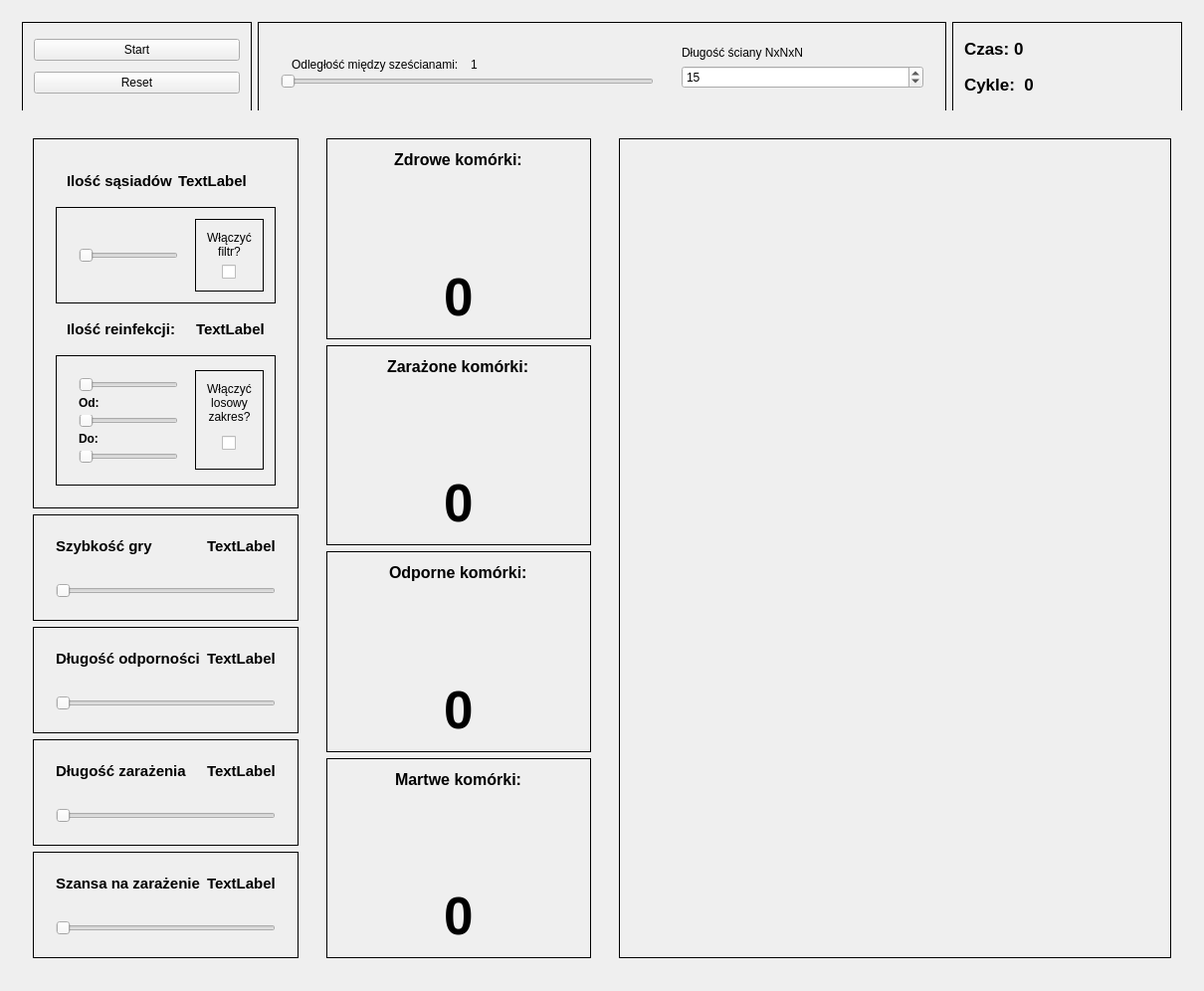
<?xml version="1.0" encoding="UTF-8"?>
<ui version="4.0">
 <class>Nora3DClass</class>
 <widget class="QMainWindow" name="Nora3DClass">
  <property name="geometry">
   <rect>
    <x>0</x>
    <y>0</y>
    <width>1210</width>
    <height>996</height>
   </rect>
  </property>
  <property name="windowTitle">
   <string>ProblemLiszaja</string>
  </property>
  <widget class="QWidget" name="centralWidget">
   <property name="enabled">
    <bool>true</bool>
   </property>
   <layout class="QVBoxLayout" name="verticalLayout">
    <item>
     <widget class="QWidget" name="topWidget" native="true">
      <property name="sizePolicy">
       <sizepolicy hsizetype="Preferred" vsizetype="Preferred">
        <horstretch>0</horstretch>
        <verstretch>0</verstretch>
       </sizepolicy>
      </property>
      <property name="minimumSize">
       <size>
        <width>0</width>
        <height>0</height>
       </size>
      </property>
      <property name="maximumSize">
       <size>
        <width>16777215</width>
        <height>100</height>
       </size>
      </property>
      <property name="autoFillBackground">
       <bool>true</bool>
      </property>
      <layout class="QHBoxLayout" name="horizontalLayout">
       <item>
        <widget class="QFrame" name="frame_4">
         <property name="sizePolicy">
          <sizepolicy hsizetype="Preferred" vsizetype="Preferred">
           <horstretch>1</horstretch>
           <verstretch>0</verstretch>
          </sizepolicy>
         </property>
         <property name="minimumSize">
          <size>
           <width>0</width>
           <height>90</height>
          </size>
         </property>
         <property name="autoFillBackground">
          <bool>true</bool>
         </property>
         <property name="frameShape">
          <enum>QFrame::Shape::Panel</enum>
         </property>
         <property name="frameShadow">
          <enum>QFrame::Shadow::Plain</enum>
         </property>
         <layout class="QVBoxLayout" name="verticalLayout_12">
          <item>
           <widget class="QPushButton" name="startStopButton">
            <property name="text">
             <string>Start</string>
            </property>
           </widget>
          </item>
          <item>
           <widget class="QPushButton" name="resetButton">
            <property name="text">
             <string>Reset</string>
            </property>
           </widget>
          </item>
         </layout>
        </widget>
       </item>
       <item>
        <widget class="QFrame" name="frame_5">
         <property name="sizePolicy">
          <sizepolicy hsizetype="Preferred" vsizetype="Preferred">
           <horstretch>3</horstretch>
           <verstretch>0</verstretch>
          </sizepolicy>
         </property>
         <property name="minimumSize">
          <size>
           <width>0</width>
           <height>90</height>
          </size>
         </property>
         <property name="autoFillBackground">
          <bool>true</bool>
         </property>
         <property name="frameShape">
          <enum>QFrame::Shape::Panel</enum>
         </property>
         <property name="frameShadow">
          <enum>QFrame::Shadow::Plain</enum>
         </property>
         <layout class="QHBoxLayout" name="horizontalLayout_12">
          <item>
           <widget class="QWidget" name="widget_11" native="true">
            <property name="sizePolicy">
             <sizepolicy hsizetype="Preferred" vsizetype="Preferred">
              <horstretch>3</horstretch>
              <verstretch>0</verstretch>
             </sizepolicy>
            </property>
            <layout class="QVBoxLayout" name="verticalLayout_13">
             <item>
              <widget class="QWidget" name="widget_12" native="true">
               <property name="minimumSize">
                <size>
                 <width>0</width>
                 <height>40</height>
                </size>
               </property>
               <layout class="QHBoxLayout" name="horizontalLayout_13">
                <item>
                 <widget class="QLabel" name="label_5">
                  <property name="text">
                   <string>Odległość między sześcianami:</string>
                  </property>
                 </widget>
                </item>
                <item>
                 <widget class="QLabel" name="spacingLabel">
                  <property name="text">
                   <string>1</string>
                  </property>
                 </widget>
                </item>
               </layout>
              </widget>
             </item>
             <item>
              <widget class="QSlider" name="spacingSlider">
               <property name="orientation">
                <enum>Qt::Orientation::Horizontal</enum>
               </property>
              </widget>
             </item>
            </layout>
           </widget>
          </item>
          <item>
           <widget class="QWidget" name="widget_10" native="true">
            <property name="sizePolicy">
             <sizepolicy hsizetype="Preferred" vsizetype="Preferred">
              <horstretch>2</horstretch>
              <verstretch>0</verstretch>
             </sizepolicy>
            </property>
            <layout class="QVBoxLayout" name="verticalLayout_14">
             <item>
              <widget class="QLabel" name="label_4">
               <property name="text">
                <string>Długość ściany NxNxN</string>
               </property>
              </widget>
             </item>
             <item>
              <widget class="QSpinBox" name="boardSize">
               <property name="minimum">
                <number>5</number>
               </property>
               <property name="maximum">
                <number>50</number>
               </property>
               <property name="value">
                <number>15</number>
               </property>
              </widget>
             </item>
            </layout>
           </widget>
          </item>
         </layout>
        </widget>
       </item>
       <item>
        <widget class="QFrame" name="frame_7">
         <property name="sizePolicy">
          <sizepolicy hsizetype="Preferred" vsizetype="Preferred">
           <horstretch>1</horstretch>
           <verstretch>0</verstretch>
          </sizepolicy>
         </property>
         <property name="minimumSize">
          <size>
           <width>0</width>
           <height>90</height>
          </size>
         </property>
         <property name="autoFillBackground">
          <bool>true</bool>
         </property>
         <property name="frameShape">
          <enum>QFrame::Shape::Panel</enum>
         </property>
         <layout class="QVBoxLayout" name="verticalLayout_7">
          <item>
           <widget class="QLabel" name="label_time">
            <property name="font">
             <font>
              <pointsize>13</pointsize>
              <bold>true</bold>
             </font>
            </property>
            <property name="text">
             <string>Czas: 0</string>
            </property>
           </widget>
          </item>
          <item>
           <widget class="QLabel" name="label_cycles">
            <property name="font">
             <font>
              <pointsize>13</pointsize>
              <bold>true</bold>
             </font>
            </property>
            <property name="text">
             <string>Cykle:  0</string>
            </property>
           </widget>
          </item>
         </layout>
        </widget>
       </item>
      </layout>
     </widget>
    </item>
    <item>
     <widget class="QWidget" name="bottomWidget" native="true">
      <property name="sizePolicy">
       <sizepolicy hsizetype="Preferred" vsizetype="Preferred">
        <horstretch>0</horstretch>
        <verstretch>0</verstretch>
       </sizepolicy>
      </property>
      <property name="autoFillBackground">
       <bool>true</bool>
      </property>
      <layout class="QHBoxLayout" name="horizontalLayout_2">
       <item>
        <widget class="QWidget" name="settings_widget" native="true">
         <property name="sizePolicy">
          <sizepolicy hsizetype="Preferred" vsizetype="Preferred">
           <horstretch>25</horstretch>
           <verstretch>0</verstretch>
          </sizepolicy>
         </property>
         <layout class="QVBoxLayout" name="verticalLayout_2">
          <item>
           <widget class="QFrame" name="dead">
            <property name="autoFillBackground">
             <bool>true</bool>
            </property>
            <property name="frameShape">
             <enum>QFrame::Shape::Panel</enum>
            </property>
            <property name="frameShadow">
             <enum>QFrame::Shadow::Plain</enum>
            </property>
            <layout class="QHBoxLayout" name="horizontalLayout_14">
             <item>
              <widget class="QWidget" name="widget_15" native="true">
               <layout class="QVBoxLayout" name="verticalLayout_18">
                <item>
                 <widget class="QWidget" name="widget_16" native="true">
                  <layout class="QHBoxLayout" name="horizontalLayout_18">
                   <item>
                    <widget class="QLabel" name="label_11">
                     <property name="font">
                      <font>
                       <pointsize>11</pointsize>
                       <bold>true</bold>
                      </font>
                     </property>
                     <property name="text">
                      <string>Ilość sąsiadów</string>
                     </property>
                    </widget>
                   </item>
                   <item>
                    <widget class="QLabel" name="filterLabel">
                     <property name="font">
                      <font>
                       <pointsize>11</pointsize>
                       <bold>true</bold>
                      </font>
                     </property>
                     <property name="text">
                      <string>TextLabel</string>
                     </property>
                    </widget>
                   </item>
                  </layout>
                 </widget>
                </item>
                <item>
                 <widget class="QFrame" name="frame_17">
                  <property name="frameShape">
                   <enum>QFrame::Shape::Panel</enum>
                  </property>
                  <layout class="QHBoxLayout" name="horizontalLayout_16">
                   <item>
                    <widget class="QWidget" name="widget_17" native="true">
                     <property name="sizePolicy">
                      <sizepolicy hsizetype="Preferred" vsizetype="Preferred">
                       <horstretch>5</horstretch>
                       <verstretch>0</verstretch>
                      </sizepolicy>
                     </property>
                     <layout class="QVBoxLayout" name="verticalLayout_19">
                      <item>
                       <widget class="QSlider" name="filterSlider">
                        <property name="orientation">
                         <enum>Qt::Orientation::Horizontal</enum>
                        </property>
                       </widget>
                      </item>
                     </layout>
                    </widget>
                   </item>
                   <item>
                    <widget class="QFrame" name="frame_6">
                     <property name="sizePolicy">
                      <sizepolicy hsizetype="Preferred" vsizetype="Preferred">
                       <horstretch>1</horstretch>
                       <verstretch>0</verstretch>
                      </sizepolicy>
                     </property>
                     <property name="maximumSize">
                      <size>
                       <width>16777215</width>
                       <height>100</height>
                      </size>
                     </property>
                     <property name="frameShape">
                      <enum>QFrame::Shape::Panel</enum>
                     </property>
                     <property name="frameShadow">
                      <enum>QFrame::Shadow::Plain</enum>
                     </property>
                     <layout class="QVBoxLayout" name="verticalLayout_20">
                      <item alignment="Qt::AlignmentFlag::AlignHCenter|Qt::AlignmentFlag::AlignVCenter">
                       <widget class="QLabel" name="label_9">
                        <property name="maximumSize">
                         <size>
                          <width>16777215</width>
                          <height>70</height>
                         </size>
                        </property>
                        <property name="text">
                         <string>Włączyć filtr?</string>
                        </property>
                        <property name="alignment">
                         <set>Qt::AlignmentFlag::AlignCenter</set>
                        </property>
                        <property name="wordWrap">
                         <bool>true</bool>
                        </property>
                        <property name="textInteractionFlags">
                         <set>Qt::TextInteractionFlag::NoTextInteraction</set>
                        </property>
                       </widget>
                      </item>
                      <item alignment="Qt::AlignmentFlag::AlignHCenter|Qt::AlignmentFlag::AlignVCenter">
                       <widget class="QCheckBox" name="filterCheckbox">
                        <property name="text">
                         <string/>
                        </property>
                       </widget>
                      </item>
                     </layout>
                    </widget>
                   </item>
                  </layout>
                 </widget>
                </item>
                <item>
                 <widget class="QWidget" name="widget_13" native="true">
                  <property name="autoFillBackground">
                   <bool>false</bool>
                  </property>
                  <layout class="QHBoxLayout" name="horizontalLayout_15">
                   <item alignment="Qt::AlignmentFlag::AlignLeft|Qt::AlignmentFlag::AlignVCenter">
                    <widget class="QLabel" name="label_6">
                     <property name="minimumSize">
                      <size>
                       <width>0</width>
                       <height>0</height>
                      </size>
                     </property>
                     <property name="maximumSize">
                      <size>
                       <width>12342345</width>
                       <height>16777215</height>
                      </size>
                     </property>
                     <property name="font">
                      <font>
                       <pointsize>11</pointsize>
                       <bold>true</bold>
                      </font>
                     </property>
                     <property name="text">
                      <string>Ilość reinfekcji:</string>
                     </property>
                     <property name="wordWrap">
                      <bool>true</bool>
                     </property>
                    </widget>
                   </item>
                   <item alignment="Qt::AlignmentFlag::AlignRight|Qt::AlignmentFlag::AlignVCenter">
                    <widget class="QLabel" name="deathLabel">
                     <property name="font">
                      <font>
                       <pointsize>11</pointsize>
                       <bold>true</bold>
                      </font>
                     </property>
                     <property name="text">
                      <string>TextLabel</string>
                     </property>
                    </widget>
                   </item>
                  </layout>
                 </widget>
                </item>
                <item>
                 <widget class="QFrame" name="frame_18">
                  <property name="frameShape">
                   <enum>QFrame::Shape::Panel</enum>
                  </property>
                  <layout class="QHBoxLayout" name="horizontalLayout_17">
                   <item>
                    <widget class="QWidget" name="widget_14" native="true">
                     <property name="sizePolicy">
                      <sizepolicy hsizetype="Preferred" vsizetype="Preferred">
                       <horstretch>5</horstretch>
                       <verstretch>0</verstretch>
                      </sizepolicy>
                     </property>
                     <layout class="QVBoxLayout" name="verticalLayout_16">
                      <item>
                       <widget class="QSlider" name="deathSlider">
                        <property name="orientation">
                         <enum>Qt::Orientation::Horizontal</enum>
                        </property>
                       </widget>
                      </item>
                      <item>
                       <widget class="QLabel" name="deathMinLabel">
                        <property name="font">
                         <font>
                          <bold>true</bold>
                         </font>
                        </property>
                        <property name="text">
                         <string>Od:</string>
                        </property>
                       </widget>
                      </item>
                      <item>
                       <widget class="QSlider" name="deathSliderMin">
                        <property name="enabled">
                         <bool>true</bool>
                        </property>
                        <property name="orientation">
                         <enum>Qt::Orientation::Horizontal</enum>
                        </property>
                       </widget>
                      </item>
                      <item>
                       <widget class="QLabel" name="deathMaxLabel">
                        <property name="font">
                         <font>
                          <bold>true</bold>
                         </font>
                        </property>
                        <property name="text">
                         <string>Do:</string>
                        </property>
                       </widget>
                      </item>
                      <item>
                       <widget class="QSlider" name="deathSliderMax">
                        <property name="enabled">
                         <bool>true</bool>
                        </property>
                        <property name="orientation">
                         <enum>Qt::Orientation::Horizontal</enum>
                        </property>
                       </widget>
                      </item>
                     </layout>
                    </widget>
                   </item>
                   <item>
                    <widget class="QFrame" name="frame_16">
                     <property name="sizePolicy">
                      <sizepolicy hsizetype="Preferred" vsizetype="Preferred">
                       <horstretch>1</horstretch>
                       <verstretch>0</verstretch>
                      </sizepolicy>
                     </property>
                     <property name="maximumSize">
                      <size>
                       <width>16777215</width>
                       <height>100</height>
                      </size>
                     </property>
                     <property name="frameShape">
                      <enum>QFrame::Shape::Panel</enum>
                     </property>
                     <layout class="QVBoxLayout" name="verticalLayout_15">
                      <item alignment="Qt::AlignmentFlag::AlignHCenter|Qt::AlignmentFlag::AlignVCenter">
                       <widget class="QLabel" name="label_7">
                        <property name="maximumSize">
                         <size>
                          <width>16777215</width>
                          <height>70</height>
                         </size>
                        </property>
                        <property name="text">
                         <string>Włączyć losowy zakres?</string>
                        </property>
                        <property name="alignment">
                         <set>Qt::AlignmentFlag::AlignCenter</set>
                        </property>
                        <property name="wordWrap">
                         <bool>true</bool>
                        </property>
                        <property name="textInteractionFlags">
                         <set>Qt::TextInteractionFlag::NoTextInteraction</set>
                        </property>
                       </widget>
                      </item>
                      <item alignment="Qt::AlignmentFlag::AlignHCenter|Qt::AlignmentFlag::AlignVCenter">
                       <widget class="QCheckBox" name="deadRandom">
                        <property name="text">
                         <string/>
                        </property>
                       </widget>
                      </item>
                     </layout>
                    </widget>
                   </item>
                  </layout>
                 </widget>
                </item>
               </layout>
              </widget>
             </item>
            </layout>
           </widget>
          </item>
          <item>
           <widget class="QFrame" name="gameTimeFrame">
            <property name="autoFillBackground">
             <bool>true</bool>
            </property>
            <property name="frameShape">
             <enum>QFrame::Shape::Panel</enum>
            </property>
            <property name="lineWidth">
             <number>1</number>
            </property>
            <layout class="QVBoxLayout" name="verticalLayout_3">
             <item alignment="Qt::AlignmentFlag::AlignBottom">
              <widget class="QWidget" name="widget_2" native="true">
               <layout class="QHBoxLayout" name="horizontalLayout_3">
                <item alignment="Qt::AlignmentFlag::AlignLeft">
                 <widget class="QLabel" name="gameTimeLabel">
                  <property name="font">
                   <font>
                    <pointsize>11</pointsize>
                    <bold>true</bold>
                   </font>
                  </property>
                  <property name="text">
                   <string>Szybkość gry</string>
                  </property>
                 </widget>
                </item>
                <item alignment="Qt::AlignmentFlag::AlignRight">
                 <widget class="QLabel" name="cyclesPerSecond">
                  <property name="font">
                   <font>
                    <pointsize>11</pointsize>
                    <bold>true</bold>
                   </font>
                  </property>
                  <property name="text">
                   <string>TextLabel</string>
                  </property>
                 </widget>
                </item>
               </layout>
              </widget>
             </item>
             <item>
              <widget class="QWidget" name="widget" native="true">
               <layout class="QHBoxLayout" name="horizontalLayout_8">
                <item>
                 <widget class="QSlider" name="gameTime">
                  <property name="orientation">
                   <enum>Qt::Orientation::Horizontal</enum>
                  </property>
                 </widget>
                </item>
               </layout>
              </widget>
             </item>
            </layout>
           </widget>
          </item>
          <item>
           <widget class="QFrame" name="timeImmuneFrame">
            <property name="autoFillBackground">
             <bool>true</bool>
            </property>
            <property name="frameShape">
             <enum>QFrame::Shape::Panel</enum>
            </property>
            <layout class="QVBoxLayout" name="verticalLayout_4">
             <item alignment="Qt::AlignmentFlag::AlignBottom">
              <widget class="QWidget" name="widget_3" native="true">
               <layout class="QHBoxLayout" name="horizontalLayout_4">
                <item alignment="Qt::AlignmentFlag::AlignLeft">
                 <widget class="QLabel" name="timeImmuneLabel">
                  <property name="font">
                   <font>
                    <pointsize>11</pointsize>
                    <bold>true</bold>
                   </font>
                  </property>
                  <property name="text">
                   <string>Długość odporności</string>
                  </property>
                 </widget>
                </item>
                <item alignment="Qt::AlignmentFlag::AlignRight">
                 <widget class="QLabel" name="immuneSeconds">
                  <property name="font">
                   <font>
                    <pointsize>11</pointsize>
                    <bold>true</bold>
                   </font>
                  </property>
                  <property name="text">
                   <string>TextLabel</string>
                  </property>
                 </widget>
                </item>
               </layout>
              </widget>
             </item>
             <item>
              <widget class="QWidget" name="widget_7" native="true">
               <layout class="QHBoxLayout" name="horizontalLayout_9">
                <item>
                 <widget class="QSlider" name="timeImmune">
                  <property name="orientation">
                   <enum>Qt::Orientation::Horizontal</enum>
                  </property>
                 </widget>
                </item>
               </layout>
              </widget>
             </item>
            </layout>
           </widget>
          </item>
          <item>
           <widget class="QFrame" name="timeInfectedFrame">
            <property name="autoFillBackground">
             <bool>true</bool>
            </property>
            <property name="frameShape">
             <enum>QFrame::Shape::Panel</enum>
            </property>
            <layout class="QVBoxLayout" name="verticalLayout_5">
             <item>
              <widget class="QWidget" name="widget_4" native="true">
               <layout class="QHBoxLayout" name="horizontalLayout_5">
                <item alignment="Qt::AlignmentFlag::AlignLeft">
                 <widget class="QLabel" name="timeInfectedLabel">
                  <property name="font">
                   <font>
                    <pointsize>11</pointsize>
                    <bold>true</bold>
                   </font>
                  </property>
                  <property name="text">
                   <string>Długość zarażenia</string>
                  </property>
                 </widget>
                </item>
                <item alignment="Qt::AlignmentFlag::AlignRight">
                 <widget class="QLabel" name="InfectionSeconds">
                  <property name="font">
                   <font>
                    <pointsize>11</pointsize>
                    <bold>true</bold>
                   </font>
                  </property>
                  <property name="text">
                   <string>TextLabel</string>
                  </property>
                 </widget>
                </item>
               </layout>
              </widget>
             </item>
             <item>
              <widget class="QWidget" name="widget_8" native="true">
               <layout class="QHBoxLayout" name="horizontalLayout_10">
                <item>
                 <widget class="QSlider" name="timeInfection">
                  <property name="orientation">
                   <enum>Qt::Orientation::Horizontal</enum>
                  </property>
                 </widget>
                </item>
               </layout>
              </widget>
             </item>
            </layout>
           </widget>
          </item>
          <item>
           <widget class="QFrame" name="chanceInfectionFrame">
            <property name="autoFillBackground">
             <bool>true</bool>
            </property>
            <property name="frameShape">
             <enum>QFrame::Shape::Panel</enum>
            </property>
            <layout class="QVBoxLayout" name="verticalLayout_6">
             <item alignment="Qt::AlignmentFlag::AlignBottom">
              <widget class="QWidget" name="widget_5" native="true">
               <layout class="QHBoxLayout" name="horizontalLayout_6">
                <item alignment="Qt::AlignmentFlag::AlignLeft">
                 <widget class="QLabel" name="chanceInfectionLabel">
                  <property name="font">
                   <font>
                    <pointsize>11</pointsize>
                    <bold>true</bold>
                   </font>
                  </property>
                  <property name="text">
                   <string>Szansa na zarażenie</string>
                  </property>
                 </widget>
                </item>
                <item alignment="Qt::AlignmentFlag::AlignRight">
                 <widget class="QLabel" name="infectionProbability">
                  <property name="font">
                   <font>
                    <pointsize>11</pointsize>
                    <bold>true</bold>
                   </font>
                  </property>
                  <property name="text">
                   <string>TextLabel</string>
                  </property>
                 </widget>
                </item>
               </layout>
              </widget>
             </item>
             <item>
              <widget class="QWidget" name="widget_9" native="true">
               <layout class="QHBoxLayout" name="horizontalLayout_11">
                <item>
                 <widget class="QSlider" name="chanceInfection">
                  <property name="orientation">
                   <enum>Qt::Orientation::Horizontal</enum>
                  </property>
                 </widget>
                </item>
               </layout>
              </widget>
             </item>
            </layout>
           </widget>
          </item>
         </layout>
        </widget>
       </item>
       <item>
        <widget class="QWidget" name="statsWidget" native="true">
         <property name="sizePolicy">
          <sizepolicy hsizetype="Preferred" vsizetype="Preferred">
           <horstretch>25</horstretch>
           <verstretch>0</verstretch>
          </sizepolicy>
         </property>
         <layout class="QVBoxLayout" name="verticalLayout_8">
          <item>
           <widget class="QFrame" name="frame">
            <property name="sizePolicy">
             <sizepolicy hsizetype="Preferred" vsizetype="Preferred">
              <horstretch>0</horstretch>
              <verstretch>20</verstretch>
             </sizepolicy>
            </property>
            <property name="autoFillBackground">
             <bool>true</bool>
            </property>
            <property name="frameShape">
             <enum>QFrame::Shape::Panel</enum>
            </property>
            <property name="frameShadow">
             <enum>QFrame::Shadow::Plain</enum>
            </property>
            <property name="lineWidth">
             <number>1</number>
            </property>
            <layout class="QVBoxLayout" name="verticalLayout_9">
             <item alignment="Qt::AlignmentFlag::AlignHCenter|Qt::AlignmentFlag::AlignTop">
              <widget class="QLabel" name="label">
               <property name="sizePolicy">
                <sizepolicy hsizetype="Preferred" vsizetype="Preferred">
                 <horstretch>0</horstretch>
                 <verstretch>0</verstretch>
                </sizepolicy>
               </property>
               <property name="font">
                <font>
                 <pointsize>12</pointsize>
                 <bold>true</bold>
                </font>
               </property>
               <property name="text">
                <string>Zdrowe komórki:</string>
               </property>
              </widget>
             </item>
             <item alignment="Qt::AlignmentFlag::AlignHCenter|Qt::AlignmentFlag::AlignBottom">
              <widget class="QLabel" name="HealthyCellsLabel">
               <property name="font">
                <font>
                 <pointsize>40</pointsize>
                 <bold>true</bold>
                </font>
               </property>
               <property name="text">
                <string>0</string>
               </property>
              </widget>
             </item>
            </layout>
           </widget>
          </item>
          <item>
           <widget class="QFrame" name="frame_2">
            <property name="sizePolicy">
             <sizepolicy hsizetype="Preferred" vsizetype="Preferred">
              <horstretch>0</horstretch>
              <verstretch>20</verstretch>
             </sizepolicy>
            </property>
            <property name="font">
             <font>
              <pointsize>1</pointsize>
             </font>
            </property>
            <property name="autoFillBackground">
             <bool>true</bool>
            </property>
            <property name="frameShape">
             <enum>QFrame::Shape::Panel</enum>
            </property>
            <property name="frameShadow">
             <enum>QFrame::Shadow::Plain</enum>
            </property>
            <layout class="QVBoxLayout" name="verticalLayout_10">
             <item alignment="Qt::AlignmentFlag::AlignHCenter|Qt::AlignmentFlag::AlignTop">
              <widget class="QLabel" name="label_3">
               <property name="font">
                <font>
                 <pointsize>12</pointsize>
                 <bold>true</bold>
                </font>
               </property>
               <property name="autoFillBackground">
                <bool>false</bool>
               </property>
               <property name="frameShape">
                <enum>QFrame::Shape::NoFrame</enum>
               </property>
               <property name="text">
                <string>Zarażone komórki:</string>
               </property>
              </widget>
             </item>
             <item alignment="Qt::AlignmentFlag::AlignHCenter|Qt::AlignmentFlag::AlignBottom">
              <widget class="QLabel" name="InfectedCellsLabel">
               <property name="font">
                <font>
                 <pointsize>40</pointsize>
                 <bold>true</bold>
                </font>
               </property>
               <property name="text">
                <string>0</string>
               </property>
              </widget>
             </item>
            </layout>
           </widget>
          </item>
          <item>
           <widget class="QFrame" name="frame_3">
            <property name="sizePolicy">
             <sizepolicy hsizetype="Preferred" vsizetype="Preferred">
              <horstretch>0</horstretch>
              <verstretch>20</verstretch>
             </sizepolicy>
            </property>
            <property name="autoFillBackground">
             <bool>true</bool>
            </property>
            <property name="frameShape">
             <enum>QFrame::Shape::Panel</enum>
            </property>
            <property name="frameShadow">
             <enum>QFrame::Shadow::Plain</enum>
            </property>
            <layout class="QVBoxLayout" name="verticalLayout_11">
             <item alignment="Qt::AlignmentFlag::AlignHCenter|Qt::AlignmentFlag::AlignTop">
              <widget class="QLabel" name="label_2">
               <property name="font">
                <font>
                 <pointsize>12</pointsize>
                 <bold>true</bold>
                </font>
               </property>
               <property name="autoFillBackground">
                <bool>false</bool>
               </property>
               <property name="frameShape">
                <enum>QFrame::Shape::NoFrame</enum>
               </property>
               <property name="text">
                <string>Odporne komórki:</string>
               </property>
              </widget>
             </item>
             <item alignment="Qt::AlignmentFlag::AlignHCenter|Qt::AlignmentFlag::AlignBottom">
              <widget class="QLabel" name="ImmuneCellsLabel">
               <property name="font">
                <font>
                 <pointsize>40</pointsize>
                 <bold>true</bold>
                </font>
               </property>
               <property name="text">
                <string>0</string>
               </property>
              </widget>
             </item>
            </layout>
           </widget>
          </item>
          <item>
           <widget class="QFrame" name="frame_8">
            <property name="sizePolicy">
             <sizepolicy hsizetype="Preferred" vsizetype="Preferred">
              <horstretch>0</horstretch>
              <verstretch>20</verstretch>
             </sizepolicy>
            </property>
            <property name="autoFillBackground">
             <bool>true</bool>
            </property>
            <property name="frameShape">
             <enum>QFrame::Shape::Panel</enum>
            </property>
            <property name="frameShadow">
             <enum>QFrame::Shadow::Plain</enum>
            </property>
            <layout class="QVBoxLayout" name="verticalLayout_17">
             <item alignment="Qt::AlignmentFlag::AlignHCenter|Qt::AlignmentFlag::AlignTop">
              <widget class="QLabel" name="label_8">
               <property name="font">
                <font>
                 <pointsize>12</pointsize>
                 <bold>true</bold>
                </font>
               </property>
               <property name="text">
                <string>Martwe komórki:</string>
               </property>
              </widget>
             </item>
             <item alignment="Qt::AlignmentFlag::AlignHCenter|Qt::AlignmentFlag::AlignBottom">
              <widget class="QLabel" name="deadCellsLabel">
               <property name="font">
                <font>
                 <pointsize>40</pointsize>
                 <bold>true</bold>
                </font>
               </property>
               <property name="text">
                <string>0</string>
               </property>
              </widget>
             </item>
            </layout>
           </widget>
          </item>
         </layout>
        </widget>
       </item>
       <item>
        <widget class="QWidget" name="widget_6" native="true">
         <property name="sizePolicy">
          <sizepolicy hsizetype="Preferred" vsizetype="Preferred">
           <horstretch>50</horstretch>
           <verstretch>0</verstretch>
          </sizepolicy>
         </property>
         <layout class="QHBoxLayout" name="horizontalLayout_7">
          <item>
           <widget class="QFrame" name="boardWidget">
            <property name="sizePolicy">
             <sizepolicy hsizetype="Preferred" vsizetype="Preferred">
              <horstretch>50</horstretch>
              <verstretch>0</verstretch>
             </sizepolicy>
            </property>
            <property name="autoFillBackground">
             <bool>true</bool>
            </property>
            <property name="frameShape">
             <enum>QFrame::Shape::Panel</enum>
            </property>
            <layout class="QGridLayout" name="gridLayout_2"/>
           </widget>
          </item>
         </layout>
        </widget>
       </item>
      </layout>
     </widget>
    </item>
   </layout>
  </widget>
 </widget>
 <layoutdefault spacing="6" margin="11"/>
 <resources>
  <include location="nora3d.qrc"/>
 </resources>
 <connections/>
</ui>
